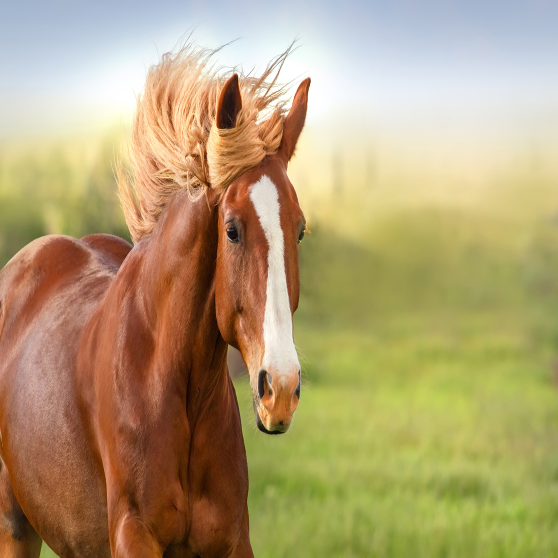
#> input picture wavelet denoising/horse-web.png, 1116 x 1116 px (shown at 1/2 size)
$ jupyter execute 'assignment 1  wavelet denoising.ipynb'   (shell and % lines are left out)   (older library calls are emulated)
#> lines starting #> are read from the running program, lines starting #| are printed output that depends on the picture; long printed decimals are rounded
[cell 1]
import matplotlib.pyplot as plt

import os
from skimage import io

from skimage.restoration import (denoise_wavelet, estimate_sigma)
from skimage import data, img_as_float
from skimage.util import random_noise
from skimage.measure import compare_psnr

[cell 2]
pic=io.imread('horse-web.png',as_gray=True)
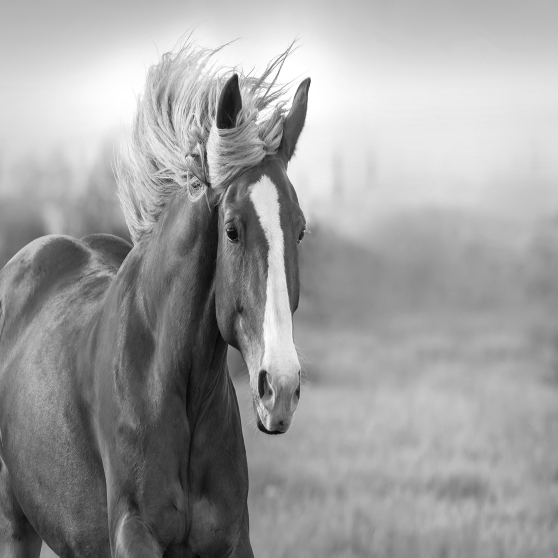
#> pic: shape (1116, 1116) float64 (shown at 1/2 size); min 0, max 1, mean 0.627
print(pic.shape)
#| (1116, 1116)

[cell 3]
sigma = 0.12
noisy = random_noise(pic, var=sigma**2)
noisy.resize(pic.shape)
print(noisy.shape)
#| (1116, 1116)

[cell 4]
sigma_est = estimate_sigma(noisy, multichannel=True, average_sigmas=True)
#> sigma_est = 0.114

[cell 5]
print("Estimated Gaussian noise standard deviation = {}".format(sigma_est))
#| Estimated Gaussian noise standard deviation = 0.1145

[cell 6]
im_bayes = denoise_wavelet(noisy,method='BayesShrink', mode='soft')
print(im_bayes.shape)
#| (1116, 1116)

[cell 7]
im_visushrink = denoise_wavelet(noisy,method='VisuShrink', mode='soft',
                                sigma=sigma_est)
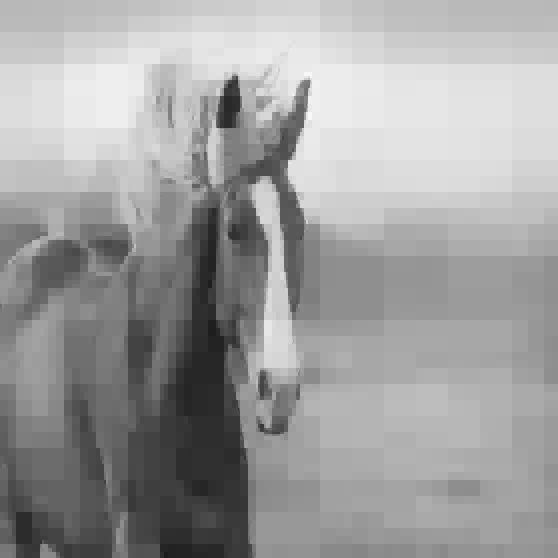
#> im_visushrink: shape (1116, 1116) float64 (shown at 1/2 size); min 0.114, max 0.973, mean 0.623
im_visushrink2 = denoise_wavelet(noisy,method='VisuShrink', mode='soft',
                                 sigma=sigma_est/2)
im_visushrink4 = denoise_wavelet(noisy,method='VisuShrink', mode='soft',
                                 sigma=sigma_est/4)

[cell 8]
psnr_noisy = compare_psnr(pic , noisy)
#> psnr_noisy = 18.8
psnr_bayes = compare_psnr(pic , im_bayes)
#> psnr_bayes = 29.87
psnr_visushrink = compare_psnr(pic, im_visushrink)
#> psnr_visushrink = 26.38
psnr_visushrink2 = compare_psnr(pic, im_visushrink2)
#> psnr_visushrink2 = 28.35
psnr_visushrink4 = compare_psnr(pic, im_visushrink4)
#> psnr_visushrink4 = 27.44

[cell 9]
plt.figure(figsize=(10, 10))
plt.subplots_adjust(left=0.1, right=0.9, bottom=0.1, top=0.9, wspace=0.2, hspace=0.4)

x=plt.subplot(231)
x.imshow(pic)
plt.title('original')
y=plt.subplot(232)
y.imshow(noisy)
plt.title('Noisy\nPSNR={:0.4g}'.format(psnr_noisy))
z=plt.subplot(233)
z.imshow(im_bayes)
plt.title( 'Wavelet denoising\n(BayesShrink)\nPSNR={:0.4g}'.format(psnr_bayes))
t=plt.subplot(234)
t.imshow(im_visushrink)
plt.title('Wavelet denoising\n(VisuShrink, $\sigma=\sigma_{est}$)\n'
     'PSNR=%0.4g' % psnr_visushrink)
l=plt.subplot(235)
l.imshow(im_visushrink2)
plt.title('Wavelet denoising\n(VisuShrink, $\sigma=\sigma_{est}/4$)\n'
     'PSNR=%0.4g' % psnr_visushrink2)
l=plt.subplot(236)
l.imshow(im_visushrink4)
plt.title('Wavelet denoising\n(VisuShrink, $\sigma=\sigma_{est}/4$)\n'
     'PSNR=%0.4g' % psnr_visushrink4)

plt.show()
